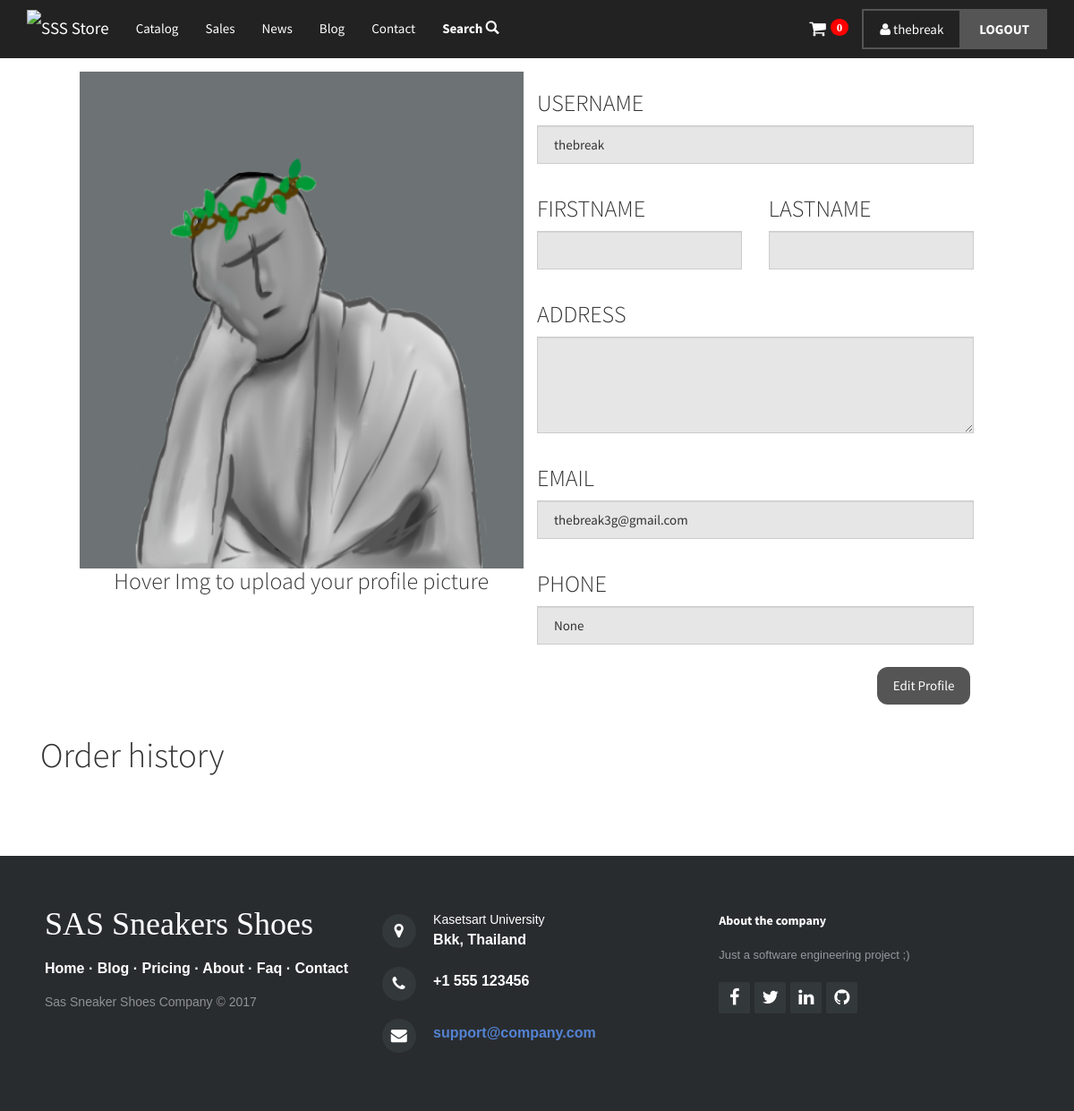
/account/thebreak/ (signed in), run on the app's committed database.
### register/models.py (models this page shows, shortened)
class Profile(models.Model):
    user = models.OneToOneField(User, on_delete=models.CASCADE)
    address = models.CharField(max_length=30, blank=True)
    phone = models.CharField(max_length=30, blank=True,null=True)
    pic = models.ImageField(upload_to = 'Profiles',default = 'Profiles/PicCust_Default.png',blank=True)

### main/views.py (the view)
# urls.py: url(r'^account/(?P<username>[-\w]+)/$', views.account, name='account'),
def account(request, username):
    legit = False
    order = OrderBy.objects.filter(user_ID = request.user.profile)
    print(username)
    try:
        u = User.objects.get(username=username)
        p = Profile.objects.get(pk=u.pk)
        if(u.username == request.user.username):
            legit = True
        if request.method == 'POST':
            form = EditForm(data=request.POST, instance=u)
            print('yes')
            print(form.data['first_name'])
            if form.is_valid():
                u.first_name = form.cleaned_data.get('first_name')
                u.last_name = form.cleaned_data.get('last_name')
                u.email = form.cleaned_data.get('email')
                u.profile.address = form.cleaned_data.get('address')
                u.profile.phone = form.cleaned_data.get('phone')
                u.save()
                next = request.POST.get('next', '/home')
                return HttpResponseRedirect(next)
            else:
                print("KUY")
        else:
            form = EditForm(instance=u)
        context = {'form': form,
                   "legit": legit, "users": p, 'order': order, }
        return render(request, 'account.html', context)
    except:
        next = request.POST.get('next', '/home')
        return HttpResponseRedirect(next)

### main/forms.py (shortened to what this page needs)
class EditForm(UserChangeForm):
    address = forms.CharField(max_length=30, required=False)
    phone = forms.CharField(max_length=30, required=False)
    class Meta:
        model = User
        fields = ( 'email', 'first_name', 'last_name', 'address', 'phone')
        exclude = ('username','password',)

### main/templates/account.html (shortened to what this page needs)
<!DOCTYPE html>
<html>{% load crispy_forms_tags %}
<head>
    <link rel="stylesheet" href="../../static/assets/css/animate.min.css">
    <link rel="stylesheet" href="../../static/assets/bootstrap/css/bootstrap.min.css">
	<link rel="stylesheet" href="../../static/assets/fonts/font-awesome.min.css">
    <link rel="stylesheet" href="../../static/assets/css/googlecss.css">
    <link rel="stylesheet" href="../../static/assets/css/untitled.css">
    <link rel="stylesheet" href="../../static/assets/css/catalog.css">
	<link rel="stylesheet" href="../../static/assets/css/styles.css">
	<link rel="stylesheet" href="../../static/assets/css/profilestyle.css">
</head>
<body>
{% if request.user.is_authenticated %}
    {% include 'navbarlogin.html' %}
{% else %}
    {% include 'navbarlogout.html' %}
    {% block navbarlogout %}
    {% endblock %}
{% endif %}
{% if request.user.is_authenticated %}
{% if legit %}
<div class="container" style="padding-top:80px;">
	<div class="row editcontainer">
    <form action="{% url 'upload_pic' %}" method="post" enctype="multipart/form-data" id="target">{% csrf_token %}
    <div id="effect-6" class="effects clearfix col-md-7 col-md-offset-0 col-sm-offset-0">
        <div class="imgProfile">
          <img src="../../../../media/{{users.pic}}" alt="" class="profileimg">
        </div>
        <h3 style="padding-top:5px;">Hover Img to upload your profile picture</h3>
        </form>
    </div>
		<form method="post"> {% csrf_token %}
			<div class="col-lg-offset-0 col-md-5 col-md-offset-1">
				<div class="row form-group" id="div_id_username">
					<h3>USERNAME</h3>
					<input type="text" name="username" id="id_username" class="form-control" value="{{user}}" disabled="true">
				</div>
				<div class="row form-group" >
					<div class="col-md-6" style="padding-left:0px;" id="div_id_first_name">
						<h3>FIRSTNAME</h3>
						<input type="text" name="first_name" id="id_first_name" class="form-control" value="{{ users.user.first_name }}" disabled="true">
					</div>
					<div class="col-md-6" style="padding-right:0px;" id="div_id_last_name">
						<h3>LASTNAME</h3>
						<input type="text" name="last_name" id="id_last_name" class="form-control" value="{{ users.user.last_name }}" disabled="true">
					</div>
				</div>
				<div class="row form-group" id="div_id_address">
					<h3>ADDRESS</h3>
					<textarea rows="4" cols="50" name="address" id="id_address" class="form-control" disabled="true">{{ users.address }}</textarea>
				</div>
				<div class="row form-group" id="div_id_email">
					<h3>EMAIL</h3>
					<input type="text" name="email" id="id_email" class="form-control" value="{{ users.user.email }}" disabled="true">
				</div>
				<div class="row form-group" >
					<h3>PHONE</h3>
					<input type="text" name="phone" id="id_phone" class="form-control" value="{{users.phone}}" disabled="true">
				</div>
				<div class="row form-group" style="text-align:right; padding-top: 10px;">
					<button class="btn btn_edit" type="button" id="edit" onclick="editProfile()" style="border-radius: 12px;"><span>Edit Profile</span></button>
				</div>
			</div>
		</form>
    </div>
<div class="col-lg-offset-0 col-md-12 col-md-offset-1">
    <h1>Order history</h1>
</div>
{% else %}
<script>
    window.location.href = '../../account/{{user}}';
</script>
{% endif %} {% endif %} {% include 'footer.html' %} {% block footer %} {% endblock %}
</body>
</html>

### main/templates/navbarlogin.html (shortened to what this page needs)
{% block navbarlogin %}
<nav class="navbar navbar-default navbar-fixed-top">
  <div class="container">
    <img src="../../static/assets/img/logo.png" style="height: 40px; margin-top: 10px; float: left;">
    <div class="container-fluid" style="margin-top:5px">
      <div class="navbar-header"><a class="navbar-brand navbar-link" href="{% url 'home' %}">SSS Store</a>
      </div>
      <div class="collapse navbar-collapse" id="navcol-1">
        <ul class="nav navbar-nav">
          <li role="presentation"><a href="{% url 'catalog' %}">Catalog </a></li>
          <li role="presentation"><a href="../../underconstruction">Sales </a></li>
          <li role="presentation"><a href="{% url 'news' %}">News </a></li>
          <li role="presentation"><a href="https://a6364.wordpress.com/">Blog </a></li>
		  <li role="presentation"><a href="{% url 'contact' %}">Contact </a></li>
          <li class="dropdown"><a data-toggle="dropdown" aria-expanded="false" href="#" class="dropdown-toggle"><strong>Search </strong><i class="glyphicon glyphicon-search"></i></a>
          </li>
        </ul>
        <a class="btn btn-default navbar-btn navbar-right" href="../../user/logout" type="button" id="logoutbtt"><strong>LOGOUT</strong></a>
        <a class="btn btn-link active navbar-btn navbar-right" role="button" href="../../account/{{ user }}" id="member"><i class="fa fa-user"></i> {{user}} </a>
        <ul class="nav navbar-nav navbar-right">
          <li class="dropdown"><a data-toggle="dropdown" aria-expanded="false" href="../../underconstruction"><i class="fa fa-shopping-cart" class="dropdown-toggle"><span class="badge" id="cartbadge" style="color:white; background-color:red;">0</span></i></a>
          </li>
        </ul>
      </div>
    </div>
  </div>
</nav>
{% endblock %}

### main/static/assets/css/untitled.css (style rules this page uses)
@media (min-width:992px) { .col-md-7 { width:45%; margin-left:5%; } }
span#cartbadge.badge { margin-left:5px; }

### main/static/assets/css/styles.css (style rules this page uses)
html, body { max-width: 100%; overflow-x: hidden; }
.navbar { min-height:65px; margin-bottom:21px; border:1px solid transparent; }
i.fa.fa-shopping-cart { font-size:20px; }
a { color:black; }
h1, .h1, h2, .h2, h3, .h3 { margin-top:21px; margin-bottom:10.5px; }
.btn { background-color: #555555; color: white; border: 2px solid #555555; }
.btn_edit { border-radius: 4px; background-color: #555555; border: none; color: #FFFFFF; text-align: center; transition: all 0.5s; cursor: pointer; }
.btn_edit span { cursor: pointer; display: inline-block; position: relative; transition: 0.5s; }
.btn_edit span:after { content: '\00bb'; position: absolute; opacity: 0; top: 0; right: -20px; transition: 0.5s; }

### main/static/assets/css/profilestyle.css (style rules this page uses)
.effects .imgProfile { position: relative; float: left; overflow: hidden; }
#effect-6 { display: table-cell; vertical-align: middle; text-align:center; }
.effects .imgProfile img { display: block; margin: auto; padding: 0; max-width: 100%; top:0; vertical-align: middle; }

### main/templates/navbarlogin.html (style rules this page uses)
* { box-sizing: border-box; }

### main/templates/account.html (style rules this page uses)
.imgProfile { width: 100%; height: 555px; }
.profileimg { width: 100%; height: 100%; }

### data on the page
Profile: pic (placeholder picture), email "thebreak3g@gmail.com", phone "None"

### other printed values
{{ user }} "thebreak"
